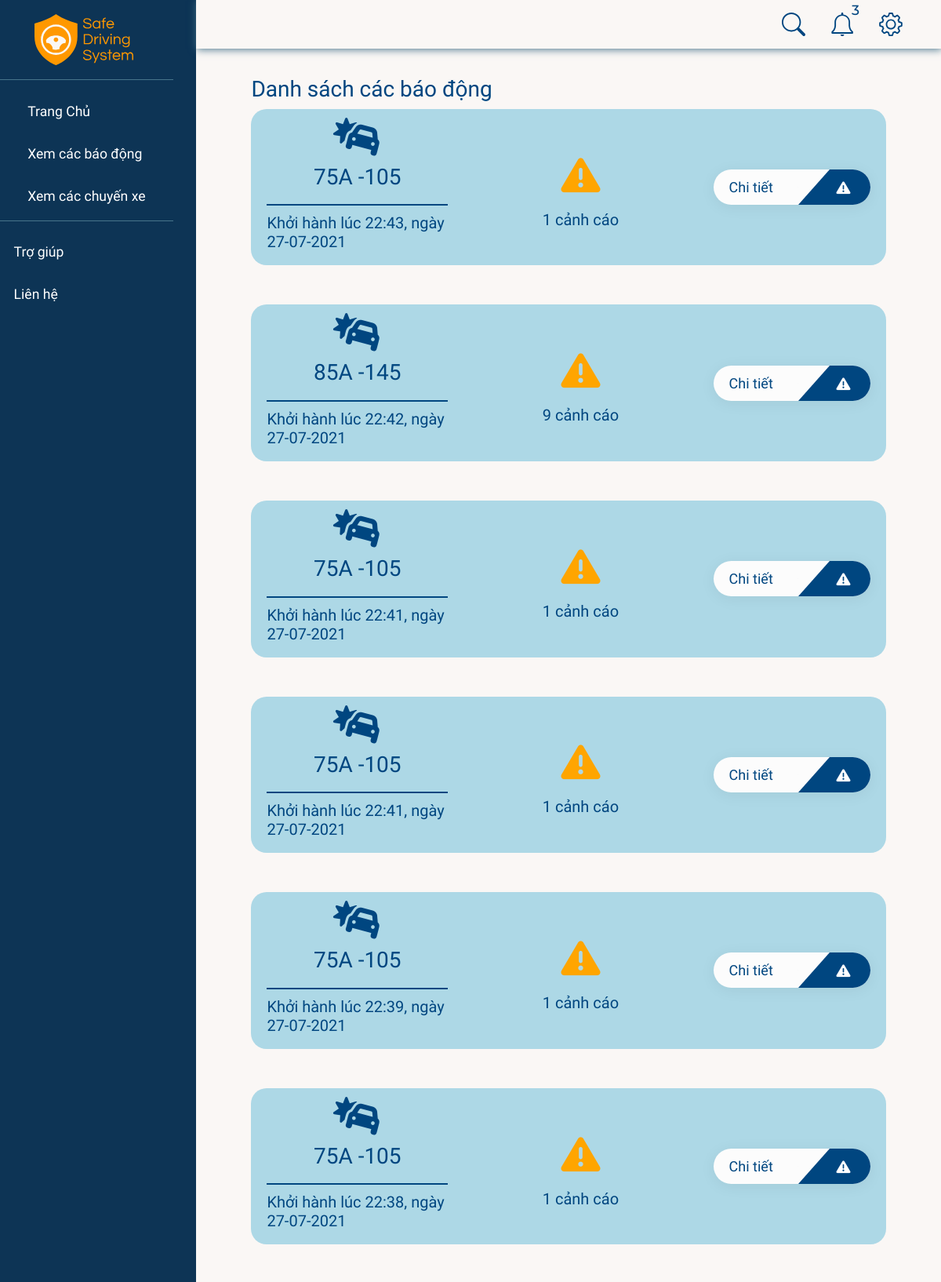
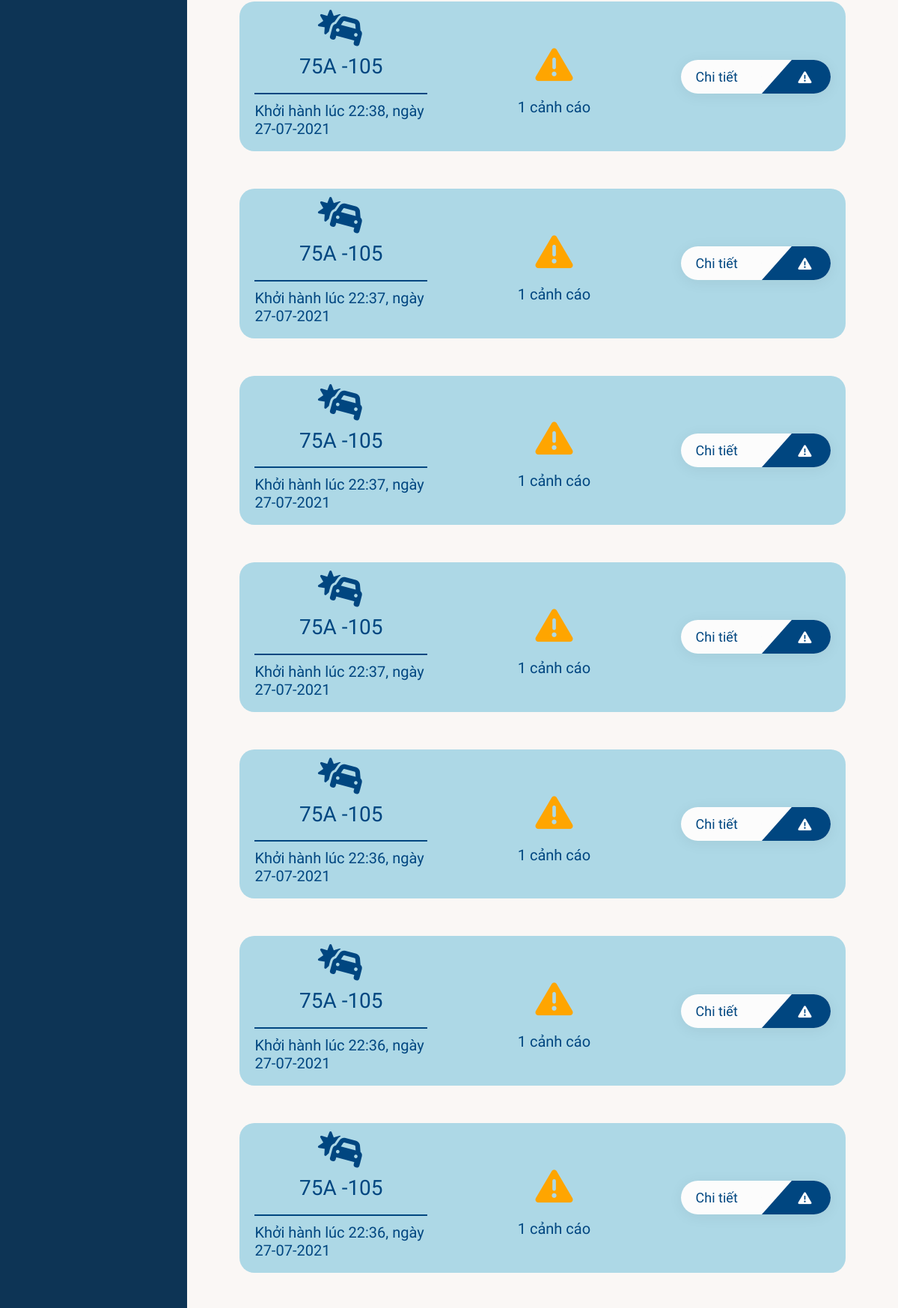
Screenshot of /alerts/ (signed in, upper part) with the database file from the repository (2 pictures, top to bottom).
### realtime/models.py (models this page shows, shortened)
class Drive(models.Model):
    STATUS = (
        ("ongoing", "ongoing"),
        ("ended", "ended"),
    )
    device = models.ForeignKey(RaspDevice, null=True, on_delete=models.CASCADE)
    startTime = models.DateTimeField(null=True)
    status = models.CharField(max_length=20, choices=STATUS)
    endTime = models.DateTimeField(null=True)

class Alert(models.Model):
    DECTECT_TYPE = (
        ("Alcohol", "Alcohol"),
        ("Drowsiness", "Drowsiness"),
    )
    drive = models.ForeignKey(Drive, null=True, on_delete=models.CASCADE)
    detect = models.CharField(max_length=50, choices=DECTECT_TYPE)
    timeOccured = models.DateTimeField(null=True)
    isRead = models.BooleanField(null=True, blank=True, default=False)

### accounts/models.py (models this page shows, shortened)
class RaspDevice(models.Model):
    class Meta:
        constraints = [
            models.UniqueConstraint(fields=["password"], name="password"),
        ]
    STATUS = (
        ("online", "online"),
        ("offline", "offline"),
    )
    name = models.CharField(max_length=50)
    car = models.OneToOneField(Car, null=True, on_delete=models.SET_NULL, blank=True)
    status = models.CharField(
        max_length=50, null=True, blank=True, choices=STATUS, default="offline"
    )
    password = models.CharField(max_length=8, null=True, blank=True)
    dateAdded = models.DateTimeField(auto_now_add=True)
    company = models.ForeignKey(Company, null=True, blank=True, on_delete=models.CASCADE)

class Car(models.Model):
    class Meta:
        constraints = [
            models.UniqueConstraint(fields=["licensePlate"], name="licensePlate"),
        ]
    name = models.CharField(max_length=50)
    licensePlate = models.CharField(max_length=20, null=True)
    boughtDate = models.DateTimeField(auto_now_add=True, null=True)
    company = models.ForeignKey(Company, null=True, on_delete=models.CASCADE)

### realtime/views.py (the view)
# urls.py: path("alerts/", views.alerts, name="alerts"),
@login_required(login_url="/")
def alerts(request):
    company = request.user.profile.company
    drs = Drive.objects.filter(device__company=company, alert__gt=0).order_by('-startTime').annotate(total=Count('id'))
    searchKey = request.GET.get("search-key")
    if searchKey != '' and searchKey is not None:
        drs = drs.filter(device__car__licensePlate__icontains=searchKey)
    lastestAlerts, unreadCounts = getNotifications(company)
    context = {'drs': drs, "notifications": lastestAlerts, "unreadNotis": unreadCounts}
    return render(request, "alerts.html", context)

### accounts/views.py (called while the page is built)
def getNotifications(company):
    lastestAlerts = Alert.objects.filter(drive__device__company=company).order_by('-timeOccured')[:5]
    unreadCounts = 0
    for alert in lastestAlerts:
        unreadCounts = (unreadCounts + 1) if not alert.isRead else unreadCounts
    return lastestAlerts, unreadCounts

### realtime/templates/alerts.html (shortened to what this page needs)
{% extends 'base.html' %}
{% load static %}
{% block modal %}
{% include 'sidebar.html' %}
{% endblock modal %}
{% block content %}
{% include "navbar-search.html" %}
<div class="content-container">
    <h3>Danh sách các báo động</h3>
    <div class="drive-wrapper">
        {% for drive in drs %}
        <div style="background: lightblue; margin-bottom: 50px;" class="alerts-container" id="{{ drive.id }}">
            <div class="alerts-container__info">
                <i class="fas fa-car-crash"></i>
                {% if drive.device.car %}
                <h3>{{ drive.device.car.licensePlate }}</h3>
                {% else %}
                <h3>Xe không xác định</h3>
                {% endif %}
                <div class="break-line"></div>
                <h5>Khởi hành lúc {{ drive.startTime.time }}, ngày {{ drive.startTime.date }}</h5>
            </div>
            <div class="alerts-container__warn">
                <i class="fas fa-exclamation-triangle"></i>
                <h5>{{ drive.alert_set.all|length }} cảnh cáo</h5>
            </div>
            <a class="dedcription-btn" href="{% url 'driveDetail' drive.id %}">
                <span class="name-descripeion">Chi tiết</span>
                <div class="btn-icon book">
                    <i class="fas fa-exclamation-triangle"></i>
                </div>
            </a>
        </div>
        {% endfor %}
    </div>
</div>
{% endblock content %}

### static/css/main.css (style rules this page uses)
:root { --bg-color: #FAF7F5; --navy: #004680; --dark-navy: #002A4D; --black-pearl: #001E37; --yellow: #FF9800; --selective-yellow: #FFB800; --amber: #FFBE0F; --vivid-orange: #EB5E0B; --green: #7BD96C; --red: #F15E5E; --cyan-blue: #649DCC; --font1: 'Montserrat', sans-serif; --font2: 'Questrial', sans-serif; --font3: 'Raleway', sans-serif; --video-ratio: calc(16 / 9); }
*, *::before, *::after { box-sizing: border-box; outline: none; }
body { margin: 0; padding: 0; background-color: var(--bg-color); font-family: var(--font2); font-size: 1.1rem; color: var(--navy); min-height: 100vh; }

### static/css/content.css (style rules this page uses)
.wrapper { display: flex; width: 100%; align-items: stretch; }
.content-container { padding: 2em 4em; background: var(--bg-color); }

### realtime/templates/alerts.html (style rules this page uses)
.alerts-container { display: flex; padding: 10px 20px; border-radius: 20px; align-items: center; justify-content: space-between; }
.alerts-container__info { width: 30%; display: flex; flex-direction: column; justify-content: center; align-items: center; }
.alerts-container__info i { font-size: 50px; margin-bottom: 10px; }
.alerts-container__info .break-line { width: 100%; height: 2px; margin: 10px 0; background-color: var(--navy); transition: all .2s ease-in; }
.alerts-container__warn { width: 30%; display: flex; flex-direction: column; justify-content: center; align-items: center; }
.alerts-container__warn i { color: orange; margin: 20px 0; font-size: 50px; }
.dedcription-btn { width: 200px; text-decoration: none; position: relative; display: inline-block; border-radius: 30px; background-color: #fcfcfc; color: var(--navy); font-size: 18px; padding: 9px 0; transition: all 0.3s; padding-left: 20px; box-shadow: 0 3px 20px 0 rgba(0, 0, 0, 0.06); }
.dedcription-btn .btn-icon { background-color: var(--navy); width: 92px; height: 45px; float: right; position: absolute; border-radius: 30px 30px 30px 0;; right: 0px; top: 0px; transition: all 0.3s; }
.name-descripeion { position: relative; z-index: 9999; }
.btn-icon::after { content: ""; width: 0; height: 0; border-top: 45px solid #fcfcfc; border-right: 40px solid transparent; position: absolute; top: 0px; left: 0px; }
.btn-icon i { position: absolute; right: 25px; top: 15px; color: #fff; }

### rows the page displays
Drive: device.car.licensePlate "75A -105", startTime.time "22:43", startTime "27-07-2021", alert_set.all|length "1"
Drive: device.car.licensePlate "85A -145", startTime.time "22:42", startTime "27-07-2021", alert_set.all|length "9"
Drive: device.car.licensePlate "75A -105", startTime.time "22:41", startTime "27-07-2021", alert_set.all|length "1"
Drive: device.car.licensePlate "75A -105", startTime.time "22:41", startTime "27-07-2021", alert_set.all|length "1"
Drive: device.car.licensePlate "75A -105", startTime.time "22:39", startTime "27-07-2021", alert_set.all|length "1"
Drive: device.car.licensePlate "75A -105", startTime.time "22:38", startTime "27-07-2021", alert_set.all|length "1"
Drive: device.car.licensePlate "75A -105", startTime.time "22:38", startTime "27-07-2021", alert_set.all|length "1"
Drive: device.car.licensePlate "75A -105", startTime.time "22:37", startTime "27-07-2021", alert_set.all|length "1"
Drive: device.car.licensePlate "75A -105", startTime.time "22:37", startTime "27-07-2021", alert_set.all|length "1"
Drive: device.car.licensePlate "75A -105", startTime.time "22:37", startTime "27-07-2021", alert_set.all|length "1"
Drive: device.car.licensePlate "75A -105", startTime.time "22:36", startTime "27-07-2021", alert_set.all|length "1"
Drive: device.car.licensePlate "75A -105", startTime.time "22:36", startTime "27-07-2021", alert_set.all|length "1"
Drive: device.car.licensePlate "75A -105", startTime.time "22:36", startTime "27-07-2021", alert_set.all|length "1"

### other values shown
{{ unreadNotis }} "3"
